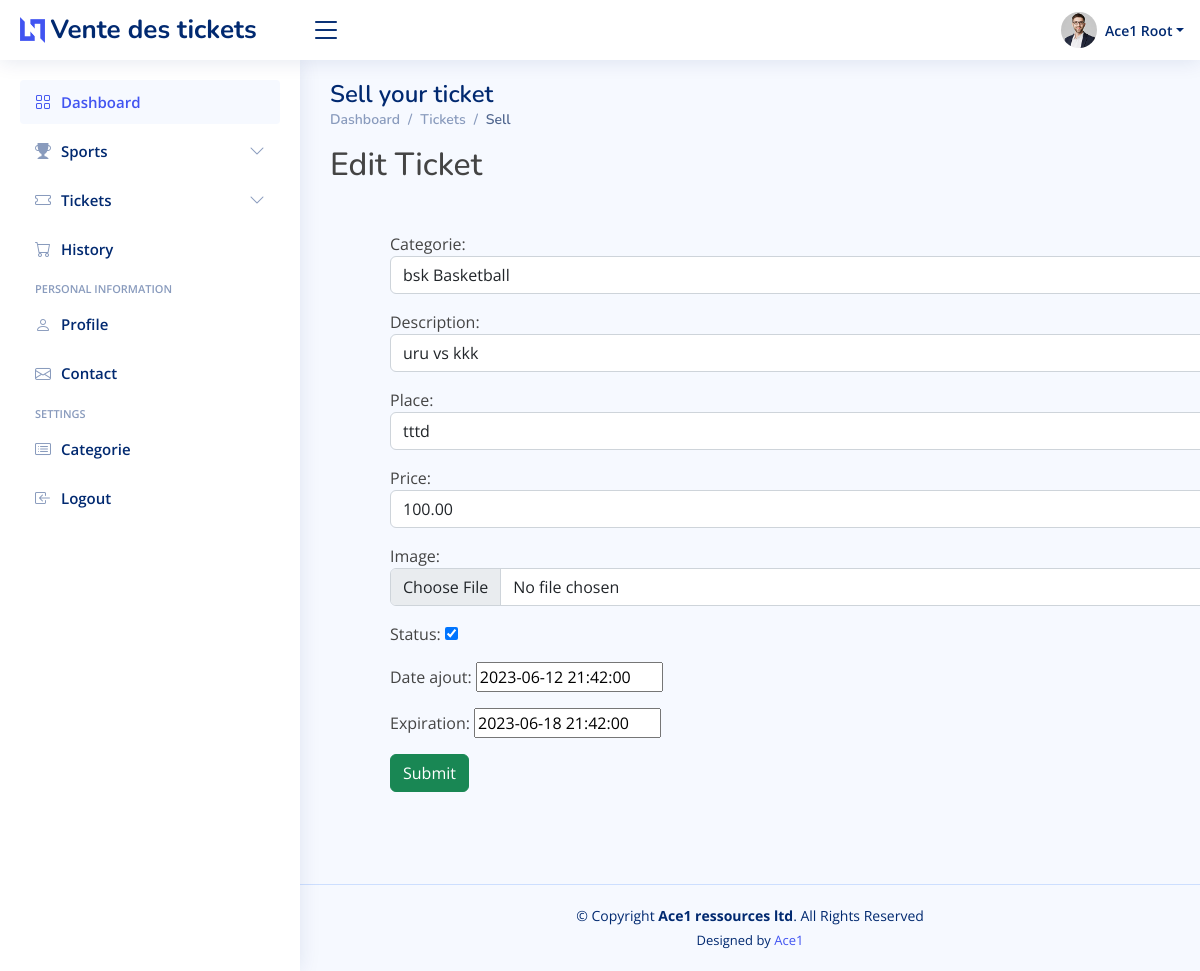
Page /tickets/edit/6 on the earlier database version.
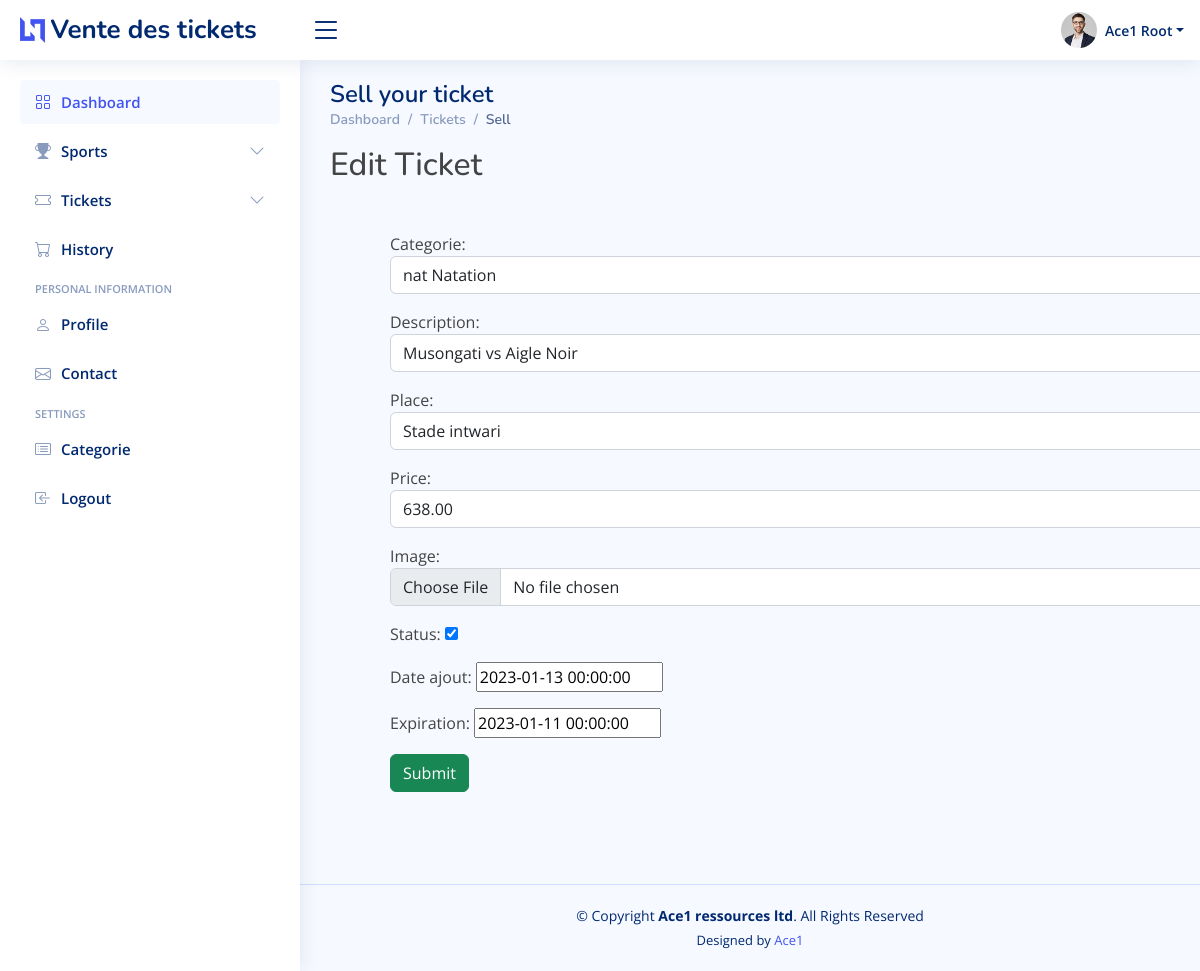
Same page on the later database version.
### app/models/ticket.py (models this page shows)
class Ticket(models.Model):
    categorie = models.ForeignKey(Category, on_delete=models.SET_NULL, blank=True, null=True)
    description = models.CharField(max_length=100, null=True)
    place = models.CharField(max_length=100, null=True)
    price = models.DecimalField(max_digits=10, decimal_places=2)
    image=models.ImageField( upload_to='images/tickets/', height_field=None, width_field=None, max_length=None)
    status=models.BooleanField()
    date_ajout = models.DateTimeField(default=timezone.now,auto_now=False,auto_now_add=False)
    expiration = models.DateTimeField(auto_now=False,auto_now_add=False)

### app/models/category.py (models this page shows)
class Category(models.Model):
    code = models.CharField(max_length=50, null=True)
    description = models.CharField(null=False, max_length=50,unique=True)
    def __str__(self):
        return f"{self.code} {self.description}"

### app/views/ticket.py (the view)
# urls.py: path('tickets/edit/<int:pk>', ticket.editTicket, name="ticket_edit"),
def editTicket(request, pk):
    ticket = Ticket.objects.get(id=pk)
    form = TicketForm(instance=ticket)
    if request.method == 'POST':
        form = TicketForm(request.POST, request.FILES, instance=ticket)
        if form.is_valid():
            form.save()
            return redirect('ticket_index')
    context = {'form': form}
    return render(request, 'app/tickets/edit.html', context)

### app/forms/ticketForm.py
class TicketForm(forms.ModelForm):
    class Meta:
        model = Ticket
        fields = "__all__"
        widgets = {
          'categorie': forms.Select(attrs={'class': 'form-control'}),
          'description': forms.TextInput(attrs={'class': 'form-control'}),
          'place': forms.TextInput(attrs={'class': 'form-control'}),
          'price': forms.TextInput(attrs={'class': 'form-control'}),
          'image': forms.FileInput(attrs={'class': 'form-control'}),
        }

### app/templates/app/tickets/edit.html (shortened to what this page needs)
{% extends 'app/layouts/default.html' %}
{% block content %}
<main id="main" class="main">
  <div class="pagetitle">
    <h1>Sell your ticket</h1>
    <nav>
      <ol class="breadcrumb">
        <li class="breadcrumb-item"><a href="index.html">Dashboard</a></li>
        <li class="breadcrumb-item">Tickets</li>
        <li class="breadcrumb-item active">Sell</li>
      </ol>
    </nav>
    <h2>Edit Ticket</h2>
       <div class="container m-5">
         <form action="" method="post" enctype="multipart/form-data">
             {{form.as_p}}
             <button type="submit" class="btn btn-success btn-block mb-4">Submit</button>
         </form>
       </div>
  </div>
</main>
{% endblock content %}

Differences in the rows shown:
changed Ticket: categorie "bsk Basketball" → "nat Natation"; place "tttd" → "Stade intwari"; price "100.00" → "638.00"; date_ajout "2023-06-12 21:42:00" → "2023-01-13 00:00:00"; expiration "2023-06-18 21:42:00" → "2023-01-11 00:00:00"
changed Category: description "uru vs kkk" → "Musongati vs Aigle Noir"
